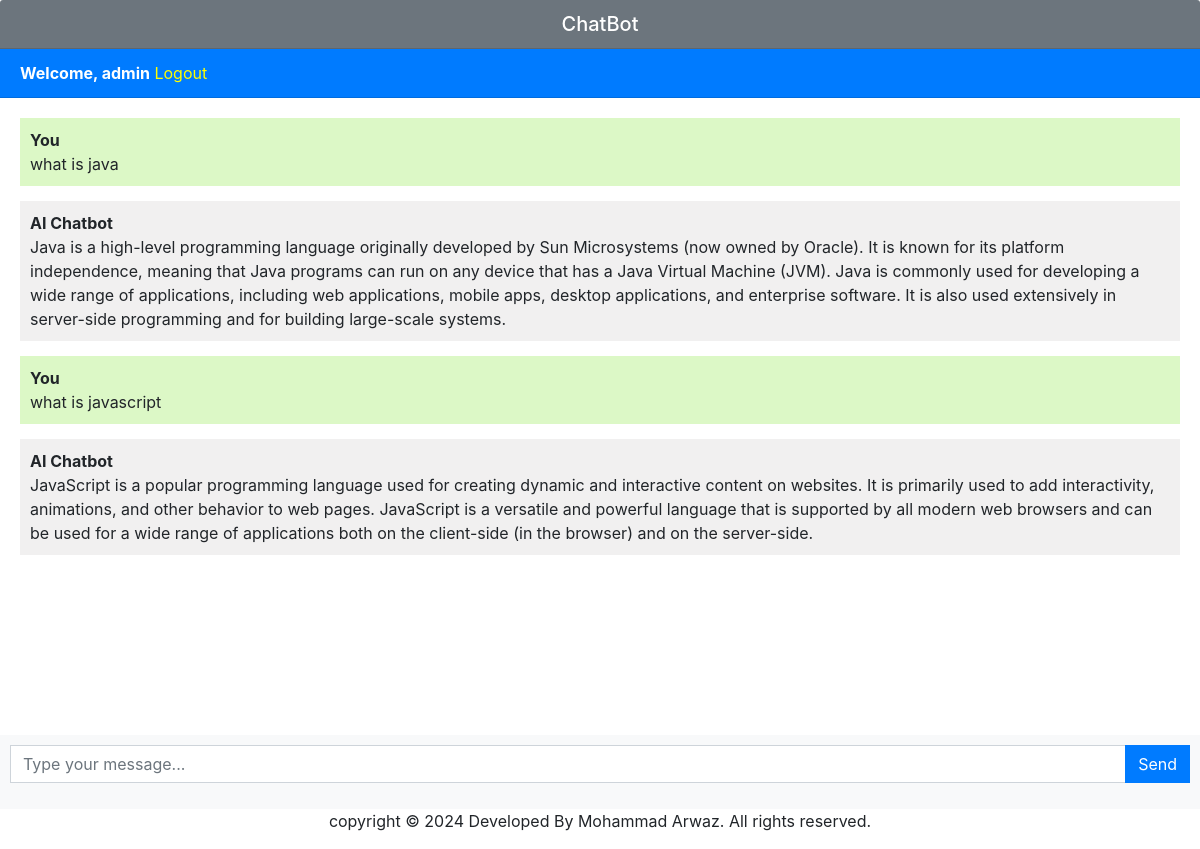
The app's page / (signed in), older data.
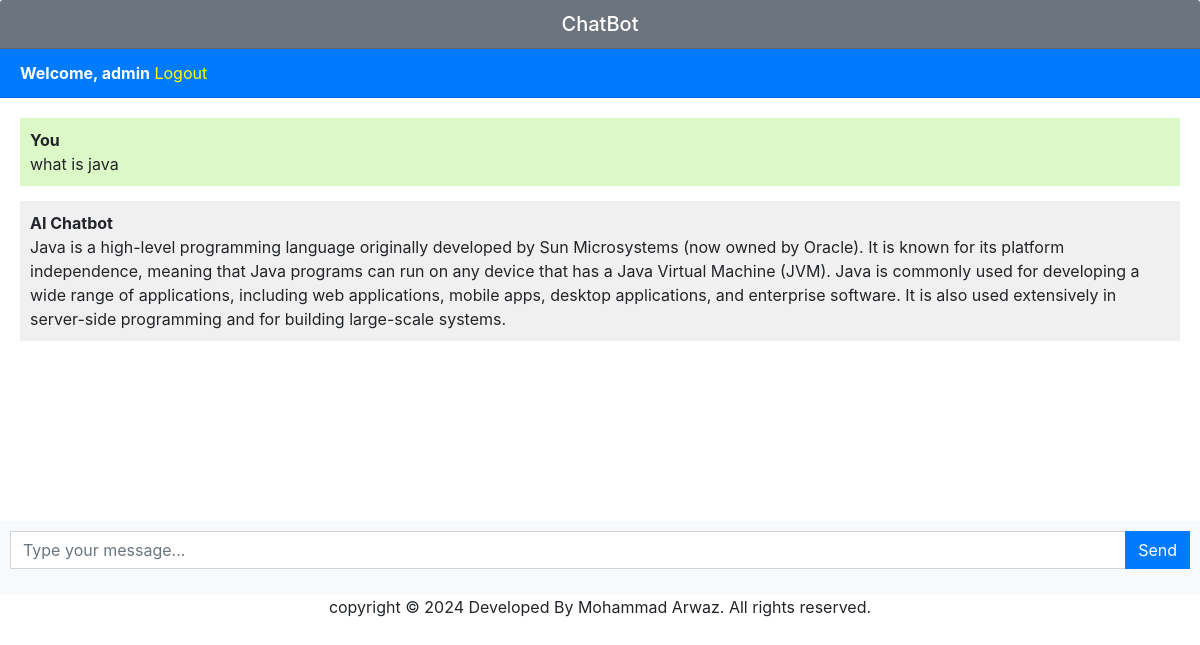
The same page, newer data.
### app/models.py (models this page shows, shortened)
class Chat(models.Model):
    user = models.ForeignKey(User, on_delete=models.CASCADE)
    message = models.TextField()
    response = models.TextField()
    created_at = models.DateTimeField(auto_now_add=True)

### app/views.py (the view)
# urls.py: path('', views.chatbot, name='chatbot'),
def chatbot(request):
    chats = Chat.objects.filter(user=request.user)
    if request.method == 'POST':
        message = request.POST.get('message')
        response = ask_openai(message)
        chat = Chat(user=request.user, message=message, response=response, created_at=timezone.now())
        chat.save()
        return JsonResponse({'message': message, 'response': response})
    return render(request, 'chatbot.html', {'chats': chats})

### templates/chatbot.html (shortened to what this page needs)
{% extends 'base.html' %}  {% block content %}
<div class="chat-container">
  <div class="card flex-grow-1">
    <h5 class="card-header bg-secondary text-white text-center">ChatBot</h5>
    {% if user.is_authenticated %}
    <div class="card-header bg-primary text-white">
      <b>Welcome, {{user.username}}</b>
      <a style="color: yellow" href="logout">Logout</a>
    </div>
    {% else %}
    <div class="card-header bg-primary text-white">
      <a style="color: yellow" href="login">Login</a>
      <a style="color: yellow" href="register">Register</a>
    </div>
    {% endif %}
    <div class="card-body messages-box">
      <ul class="list-unstyled messages-list">
        {% for chat in chats %} {% if chat.user == request.user %}
        <li class="message sent">
          <div class="message-text">
            <div class="message-sender">
              <b>You</b>
            </div>
            <div class="message-content">{{chat.message}}</div>
          </div>
        </li>
        <li class="message received">
          <div class="message-text">
            <div class="message-sender">
              <b>AI Chatbot</b>
            </div>
            <div class="message-content">{{chat.response}}</div>
          </div>
        </li>
        {% endif %} {% endfor %}
      </ul>
    </div>
    <br /><br />
    <br /><br />
    <br /><br />
  </div>
  <form class="message-form">
    <div class="input-group">
      <input
        type="text"
        class="form-control message-input"
        placeholder="Type your message..."
      />
      <div class="input-group-append">
        <button type="submit" class="btn btn-primary btn-send">Send</button>
      </div>
    </div>
  </form>
</div>
<p class="footer">
  copyright &copy; 2024 Developed By Mohammad Arwaz. All rights reserved.
</p>
{% endblock %}

### templates/base.html (shortened to what this page needs)
<!DOCTYPE html>
<html lang="en">
  <head>
    <link
      rel="stylesheet"
      href="https://stackpath.bootstrapcdn.com/bootstrap/4.3.1/css/bootstrap.min.css"
    />
  </head>
  <body>
    {% block content %}{% endblock %}
  </body>
</html>

### templates/chatbot.html (style rules this page uses)
body, html { margin: 0; padding: 0; box-sizing: border-box; }
.messages-box { flex: 1; overflow-y: auto; }
.messages-list { padding-left: 0; }
.message { margin-bottom: 15px; list-style: none; }
.message-text { padding: 10px; border-radius: 10px; }
.sent { background-color: #dcf8c6; align-self: flex-end; }
.received { background-color: #f1f0f0; align-self: flex-start; }
.message-form { display: flex; padding: 10px; background-color: #f8f9fa; }
.message-input { flex: 1; border-radius: 0; border-right: none; }
.btn-send { border-radius: 0; }
.chat-container { height: 100%; display: flex; flex-direction: column; }
.input-group { margin-bottom: 1rem; }
.footer { text-align: center; }
.card { border: none; border-radius: 0; }

Row changes from the older to the newer data that the page shows:
removed Chat: message "what is javascript", response "JavaScript is a popular programming language used for creating dynamic and interactive content on websites. It is primarily used to add interactivity, animations, and other behavior to web pages. JavaScript is a versatile and powerful language that is supported by all modern web browsers and can be used for a wide range of applications both on the client-side (in the browser) and on the server-side."
